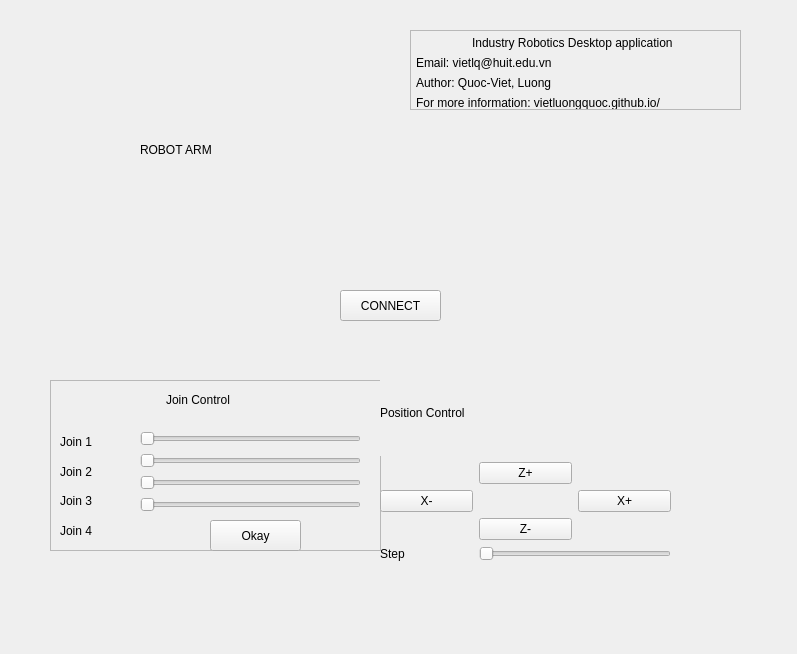
<?xml version="1.0" encoding="UTF-8"?>
<ui version="4.0">
 <class>MainWindow</class>
 <widget class="QMainWindow" name="MainWindow">
  <property name="geometry">
   <rect>
    <x>0</x>
    <y>0</y>
    <width>797</width>
    <height>654</height>
   </rect>
  </property>
  <property name="acceptDrops">
   <bool>false</bool>
  </property>
  <property name="windowTitle">
   <string>MainWindow</string>
  </property>
  <property name="layoutDirection">
   <enum>Qt::LeftToRight</enum>
  </property>
  <widget class="QWidget" name="centralwidget">
   <widget class="QFrame" name="InforFrame">
    <property name="geometry">
     <rect>
      <x>410</x>
      <y>30</y>
      <width>331</width>
      <height>80</height>
     </rect>
    </property>
    <property name="minimumSize">
     <size>
      <width>331</width>
      <height>80</height>
     </size>
    </property>
    <property name="maximumSize">
     <size>
      <width>331</width>
      <height>80</height>
     </size>
    </property>
    <property name="autoFillBackground">
     <bool>true</bool>
    </property>
    <property name="frameShape">
     <enum>QFrame::StyledPanel</enum>
    </property>
    <property name="frameShadow">
     <enum>QFrame::Raised</enum>
    </property>
    <layout class="QHBoxLayout" name="horizontalLayout">
     <property name="leftMargin">
      <number>0</number>
     </property>
     <property name="topMargin">
      <number>0</number>
     </property>
     <property name="rightMargin">
      <number>0</number>
     </property>
     <property name="bottomMargin">
      <number>0</number>
     </property>
     <item>
      <layout class="QVBoxLayout" name="verticalLayout">
       <property name="leftMargin">
        <number>5</number>
       </property>
       <property name="topMargin">
        <number>5</number>
       </property>
       <item alignment="Qt::AlignHCenter|Qt::AlignVCenter">
        <widget class="QLabel" name="label_2">
         <property name="minimumSize">
          <size>
           <width>211</width>
           <height>0</height>
          </size>
         </property>
         <property name="text">
          <string>Industry Robotics Desktop application</string>
         </property>
         <property name="margin">
          <number>0</number>
         </property>
        </widget>
       </item>
       <item>
        <widget class="QLabel" name="label_4">
         <property name="minimumSize">
          <size>
           <width>211</width>
           <height>0</height>
          </size>
         </property>
         <property name="text">
          <string>Email: vietlq@huit.edu.vn</string>
         </property>
         <property name="margin">
          <number>0</number>
         </property>
        </widget>
       </item>
       <item>
        <widget class="QLabel" name="label_3">
         <property name="minimumSize">
          <size>
           <width>211</width>
           <height>0</height>
          </size>
         </property>
         <property name="text">
          <string>Author: Quoc-Viet, Luong</string>
         </property>
         <property name="margin">
          <number>0</number>
         </property>
        </widget>
       </item>
       <item>
        <widget class="QLabel" name="label_10">
         <property name="minimumSize">
          <size>
           <width>211</width>
           <height>0</height>
          </size>
         </property>
         <property name="text">
          <string>For more information: vietluongquoc.github.io/</string>
         </property>
         <property name="margin">
          <number>0</number>
         </property>
        </widget>
       </item>
      </layout>
     </item>
    </layout>
   </widget>
   <widget class="QFrame" name="joinFrame">
    <property name="geometry">
     <rect>
      <x>50</x>
      <y>380</y>
      <width>331</width>
      <height>171</height>
     </rect>
    </property>
    <property name="autoFillBackground">
     <bool>true</bool>
    </property>
    <property name="frameShape">
     <enum>QFrame::StyledPanel</enum>
    </property>
    <property name="frameShadow">
     <enum>QFrame::Raised</enum>
    </property>
    <widget class="QLabel" name="label_5">
     <property name="geometry">
      <rect>
       <x>116</x>
       <y>10</y>
       <width>71</width>
       <height>20</height>
      </rect>
     </property>
     <property name="autoFillBackground">
      <bool>true</bool>
     </property>
     <property name="text">
      <string>Join Control</string>
     </property>
     <property name="openExternalLinks">
      <bool>false</bool>
     </property>
    </widget>
    <widget class="QWidget" name="verticalLayoutWidget_2">
     <property name="geometry">
      <rect>
       <x>10</x>
       <y>50</y>
       <width>61</width>
       <height>112</height>
      </rect>
     </property>
     <layout class="QVBoxLayout" name="verticalLayout_2">
      <item>
       <widget class="QLabel" name="label_7">
        <property name="text">
         <string>Join 1</string>
        </property>
       </widget>
      </item>
      <item>
       <widget class="QLabel" name="label_6">
        <property name="text">
         <string>Join 2</string>
        </property>
       </widget>
      </item>
      <item>
       <widget class="QLabel" name="label_8">
        <property name="text">
         <string>Join 3</string>
        </property>
       </widget>
      </item>
      <item>
       <widget class="QLabel" name="label_9">
        <property name="text">
         <string>Join 4</string>
        </property>
       </widget>
      </item>
     </layout>
    </widget>
    <widget class="QWidget" name="verticalLayoutWidget_3">
     <property name="geometry">
      <rect>
       <x>90</x>
       <y>50</y>
       <width>221</width>
       <height>84</height>
      </rect>
     </property>
     <layout class="QVBoxLayout" name="verticalLayout_3">
      <item>
       <widget class="QSlider" name="horizontalSlider">
        <property name="orientation">
         <enum>Qt::Horizontal</enum>
        </property>
       </widget>
      </item>
      <item>
       <widget class="QSlider" name="horizontalSlider_2">
        <property name="orientation">
         <enum>Qt::Horizontal</enum>
        </property>
       </widget>
      </item>
      <item>
       <widget class="QSlider" name="horizontalSlider_3">
        <property name="orientation">
         <enum>Qt::Horizontal</enum>
        </property>
       </widget>
      </item>
      <item>
       <widget class="QSlider" name="horizontalSlider_4">
        <property name="orientation">
         <enum>Qt::Horizontal</enum>
        </property>
       </widget>
      </item>
     </layout>
    </widget>
    <widget class="QPushButton" name="pushButton">
     <property name="geometry">
      <rect>
       <x>160</x>
       <y>140</y>
       <width>91</width>
       <height>31</height>
      </rect>
     </property>
     <property name="text">
      <string>Okay</string>
     </property>
    </widget>
   </widget>
   <widget class="QWidget" name="connectWidget" native="true">
    <property name="geometry">
     <rect>
      <x>60</x>
      <y>130</y>
      <width>391</width>
      <height>221</height>
     </rect>
    </property>
    <property name="acceptDrops">
     <bool>true</bool>
    </property>
    <property name="autoFillBackground">
     <bool>true</bool>
    </property>
    <widget class="QLabel" name="label_18">
     <property name="geometry">
      <rect>
       <x>80</x>
       <y>10</y>
       <width>261</width>
       <height>20</height>
      </rect>
     </property>
     <property name="text">
      <string>ROBOT ARM</string>
     </property>
    </widget>
    <widget class="QLabel" name="label_19">
     <property name="geometry">
      <rect>
       <x>0</x>
       <y>40</y>
       <width>231</width>
       <height>171</height>
      </rect>
     </property>
     <property name="text">
      <string/>
     </property>
     <property name="pixmap">
      <pixmap>ARM robot.webp</pixmap>
     </property>
     <property name="scaledContents">
      <bool>true</bool>
     </property>
    </widget>
    <widget class="QLabel" name="label_20">
     <property name="geometry">
      <rect>
       <x>260</x>
       <y>40</y>
       <width>131</width>
       <height>101</height>
      </rect>
     </property>
     <property name="text">
      <string/>
     </property>
     <property name="pixmap">
      <pixmap>i2cusb.webp</pixmap>
     </property>
     <property name="scaledContents">
      <bool>true</bool>
     </property>
    </widget>
    <widget class="QPushButton" name="pushButton_7">
     <property name="geometry">
      <rect>
       <x>280</x>
       <y>160</y>
       <width>101</width>
       <height>31</height>
      </rect>
     </property>
     <property name="text">
      <string>CONNECT</string>
     </property>
    </widget>
   </widget>
   <widget class="QWidget" name="gridLayoutWidget">
    <property name="geometry">
     <rect>
      <x>380</x>
      <y>370</y>
      <width>291</width>
      <height>191</height>
     </rect>
    </property>
    <layout class="QGridLayout" name="gridLayout_2">
     <item row="1" column="0">
      <spacer name="horizontalSpacer_3">
       <property name="orientation">
        <enum>Qt::Horizontal</enum>
       </property>
       <property name="sizeHint" stdset="0">
        <size>
         <width>40</width>
         <height>20</height>
        </size>
       </property>
      </spacer>
     </item>
     <item row="2" column="0">
      <widget class="QPushButton" name="pushButton_5">
       <property name="text">
        <string>X-</string>
       </property>
      </widget>
     </item>
     <item row="3" column="2">
      <spacer name="horizontalSpacer_7">
       <property name="orientation">
        <enum>Qt::Horizontal</enum>
       </property>
       <property name="sizeHint" stdset="0">
        <size>
         <width>40</width>
         <height>20</height>
        </size>
       </property>
      </spacer>
     </item>
     <item row="3" column="0">
      <spacer name="horizontalSpacer_6">
       <property name="orientation">
        <enum>Qt::Horizontal</enum>
       </property>
       <property name="sizeHint" stdset="0">
        <size>
         <width>40</width>
         <height>20</height>
        </size>
       </property>
      </spacer>
     </item>
     <item row="4" column="0">
      <widget class="QLabel" name="label_17">
       <property name="text">
        <string>Step</string>
       </property>
      </widget>
     </item>
     <item row="3" column="1">
      <widget class="QPushButton" name="pushButton_4">
       <property name="text">
        <string>Z-</string>
       </property>
      </widget>
     </item>
     <item row="1" column="1">
      <widget class="QPushButton" name="pushButton_3">
       <property name="text">
        <string>Z+</string>
       </property>
      </widget>
     </item>
     <item row="2" column="1">
      <spacer name="horizontalSpacer_5">
       <property name="orientation">
        <enum>Qt::Horizontal</enum>
       </property>
       <property name="sizeHint" stdset="0">
        <size>
         <width>40</width>
         <height>20</height>
        </size>
       </property>
      </spacer>
     </item>
     <item row="2" column="2">
      <widget class="QPushButton" name="pushButton_6">
       <property name="text">
        <string>X+</string>
       </property>
      </widget>
     </item>
     <item row="1" column="2">
      <spacer name="horizontalSpacer_4">
       <property name="orientation">
        <enum>Qt::Horizontal</enum>
       </property>
       <property name="sizeHint" stdset="0">
        <size>
         <width>40</width>
         <height>20</height>
        </size>
       </property>
      </spacer>
     </item>
     <item row="0" column="0" colspan="3">
      <widget class="QLabel" name="label_16">
       <property name="autoFillBackground">
        <bool>true</bool>
       </property>
       <property name="text">
        <string>Position Control</string>
       </property>
       <property name="openExternalLinks">
        <bool>false</bool>
       </property>
      </widget>
     </item>
     <item row="4" column="1" colspan="2">
      <widget class="QSlider" name="horizontalSlider_9">
       <property name="orientation">
        <enum>Qt::Horizontal</enum>
       </property>
      </widget>
     </item>
    </layout>
   </widget>
  </widget>
  <widget class="QMenuBar" name="menubar">
   <property name="geometry">
    <rect>
     <x>0</x>
     <y>0</y>
     <width>797</width>
     <height>28</height>
    </rect>
   </property>
  </widget>
 </widget>
 <resources/>
 <connections/>
</ui>
